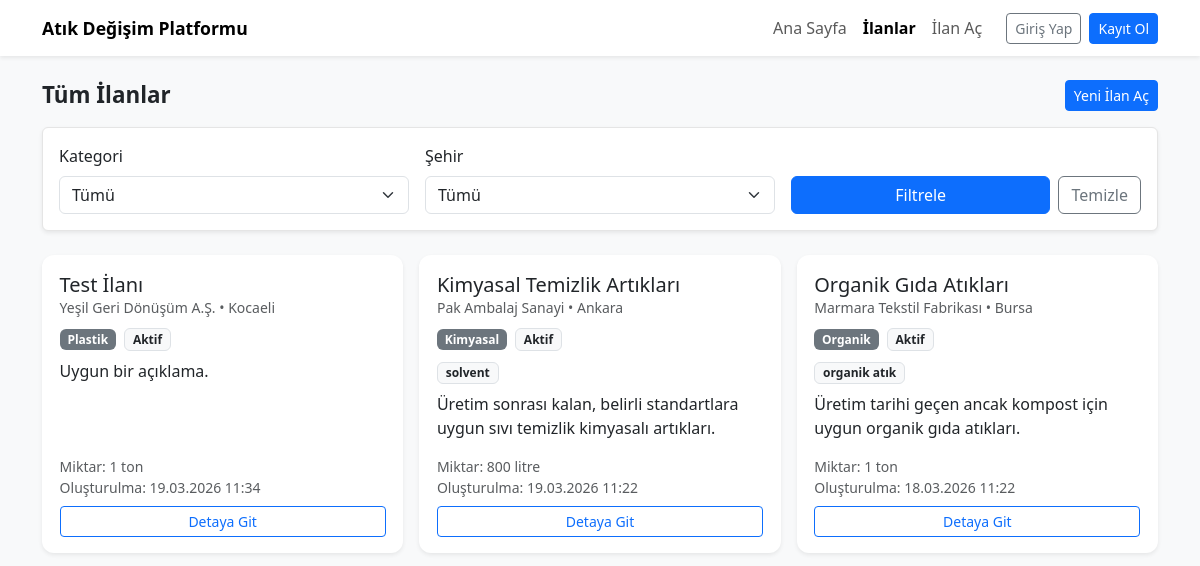
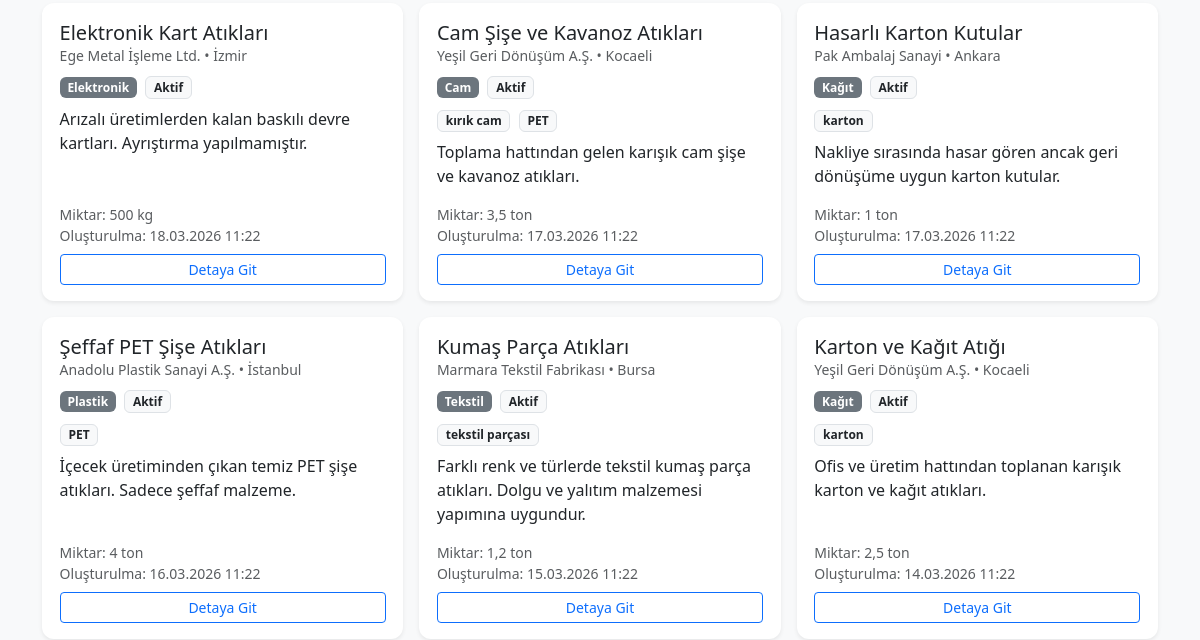
Page /listings (upper part) on the earlier database version (2 pictures, top to bottom).
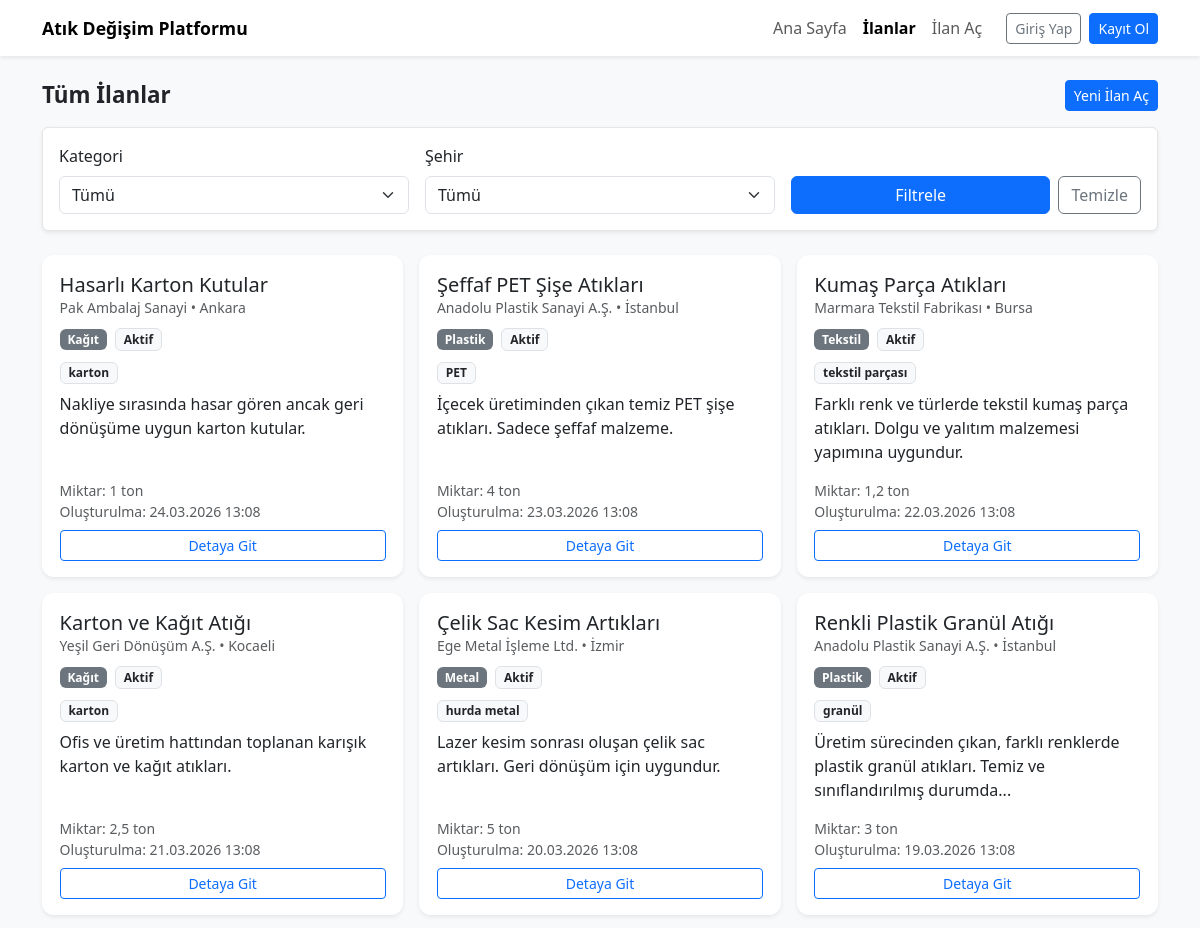
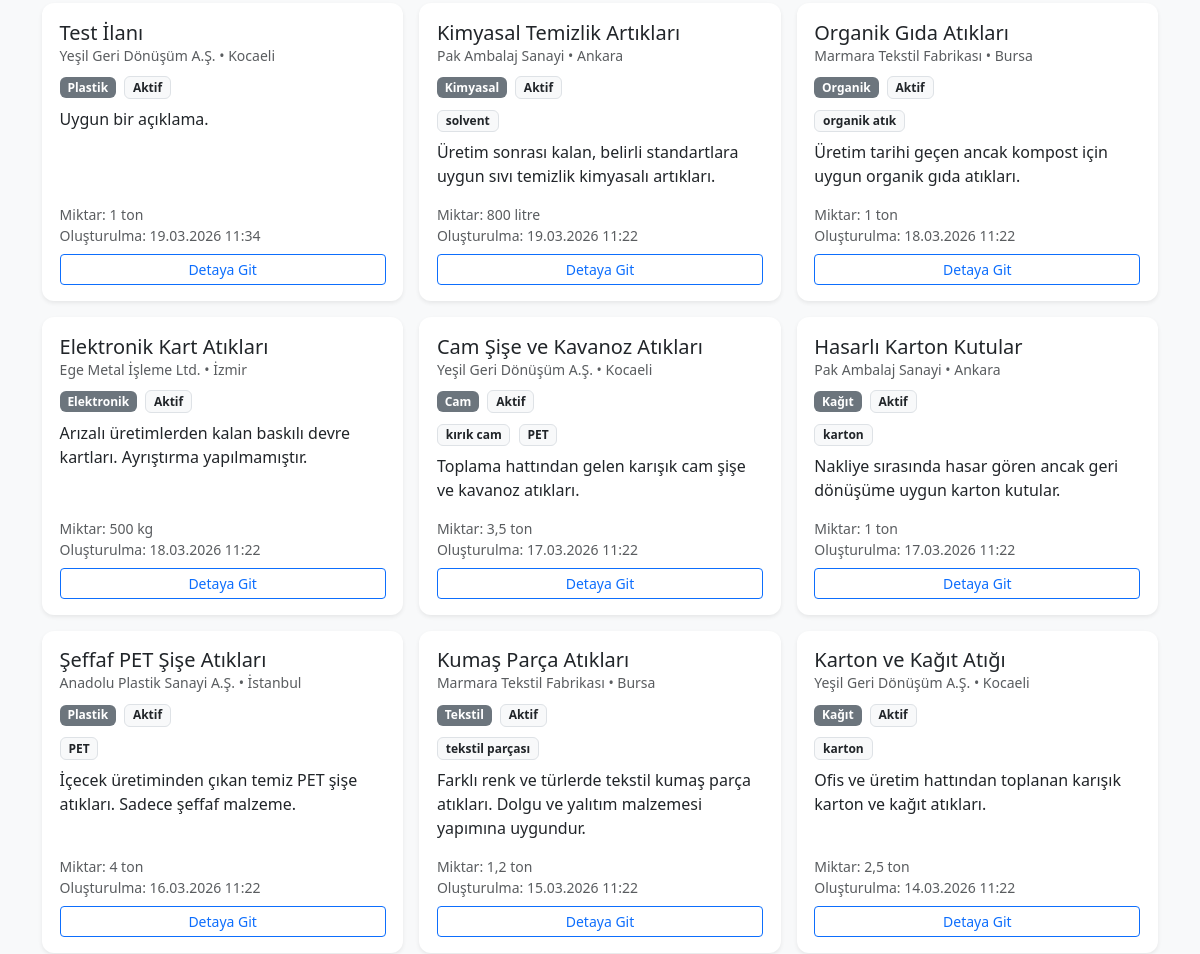
Same page on the later database version (2 pictures, top to bottom).
### models.py (models this page shows, shortened)
class Listing(db.Model):
    __tablename__ = "listings"
    id = db.Column(db.Integer, primary_key=True)
    firm_id = db.Column(
        "company_id",
        db.Integer,
        db.ForeignKey("companies.id"),
        nullable=False,
    )
    title = db.Column(db.String(200), nullable=False)
    description = db.Column(db.Text, nullable=False)
    category = db.Column(db.String(100), nullable=False)
    quantity = db.Column(db.String(100), nullable=False)
    city = db.Column(db.String(100), nullable=False)
    price = db.Column(db.Float, nullable=True)
    status = db.Column(db.String(50), default="Aktif", nullable=False)
    created_at = db.Column(db.DateTime, default=datetime.utcnow, nullable=False)
    tags = db.Column(db.Text, nullable=True)
    requests = db.relationship("ListingRequest", backref="listing", lazy=True)
    @property
    def tags_list(self) -> list[str]:
        if not getattr(self, "tags", None):
            return []
        raw = self.tags.strip()
        if not raw:
            return []
        if raw.startswith("["):
            try:
                parsed = json.loads(raw)
                if isinstance(parsed, list):
                    return [str(x) for x in parsed if str(x).strip()]
            except Exception:
                pass

class Firm(db.Model):
    __tablename__ = "companies"
    id = db.Column(db.Integer, primary_key=True)
    user_id = db.Column(db.Integer, db.ForeignKey("users.id"), nullable=True, unique=True)
    name = db.Column(db.String(200), nullable=False)
    city = db.Column(db.String(100), nullable=False)
    sector = db.Column(db.String(200), nullable=False)
    description = db.Column(db.Text, nullable=True)
    phone = db.Column(db.String(50), nullable=True)
    created_at = db.Column(db.DateTime, default=datetime.utcnow, nullable=False)
    listings = db.relationship("Listing", backref="firm", lazy=True)

### app.py (the view)
    @app.route("/listings")
    def listings():
        selected_category = request.args.get("kategori", "").strip()
        selected_city = request.args.get("sehir", "").strip()
        query = Listing.query
        if selected_category:
            query = query.filter_by(category=selected_category)
        if selected_city:
            query = query.filter(Listing.city.ilike(selected_city))
        all_listings = query.order_by(Listing.created_at.desc()).all()
        distinct_cities = db.session.query(Listing.city).distinct().order_by(Listing.city.asc()).all()
        city_list = [c[0] for c in distinct_cities if c[0]]
        return render_template(
            "listings/list.html",
            title="İlanlar",
            listings=all_listings,
            selected_category=selected_category,
            selected_city=selected_city,
            city_list=city_list,
        )

### templates/listings/list.html (shortened to what this page needs)
{% extends "base.html" %}
{% block content %}
<div class="row mb-3">
  <div class="col-12 d-flex flex-wrap align-items-center justify-content-between gap-2">
    <h2 class="section-title mb-0">Tüm İlanlar</h2>
    <a href="{{ url_for('create_listing') }}" class="btn btn-sm btn-primary">
      Yeni İlan Aç
    </a>
  </div>
</div>
<div class="row mb-4">
  <div class="col-12">
    <form method="get" class="filter-area p-3 rounded bg-white shadow-sm">
      <div class="row g-3 align-items-end">
        <div class="col-md-4">
          <label for="kategori" class="form-label">Kategori</label>
          <select
            id="kategori"
            name="kategori"
            class="form-select"
          >
            <option value="">Tümü</option>
          </select>
        </div>
        <div class="col-md-4">
          <label for="sehir" class="form-label">Şehir</label>
          <select id="sehir" name="sehir" class="form-select">
            <option value="">Tümü</option>
          </select>
        </div>
        <div class="col-md-4 d-flex gap-2">
          <button type="submit" class="btn btn-primary flex-grow-1">
            Filtrele
          </button>
          <a href="{{ url_for('listings') }}" class="btn btn-outline-secondary">
            Temizle
          </a>
        </div>
      </div>
    </form>
  </div>
</div>
<div class="row g-3">
  {% if listings %}
    {% for listing in listings %}
      <div class="col-md-6 col-lg-4">
        <div class="card listing-card shadow-sm h-100">
          <div class="card-body d-flex flex-column">
            <h5 class="card-title mb-1">{{ listing.title }}</h5>
            <p class="card-subtitle text-muted small mb-2">
              {{ listing.firm.name if listing.firm else '—' }} • {{ listing.city }}
            </p>
            <div class="mb-2">
              <span class="badge bg-secondary">{{ listing.category }}</span>
              <span class="badge bg-light text-dark border ms-1">
                {{ listing.status }}
              </span>
            </div>
            {% if listing.tags_list and listing.tags_list|length > 0 %}
              <div class="mb-2">
                {% for tag in listing.tags_list[:3] %}
                  <span class="badge bg-light text-dark border me-1">
                    {{ tag }}
                  </span>
                {% endfor %}
              </div>
            {% endif %}
            <p class="card-text flex-grow-1">
              {{ listing.description[:100] }}{% if listing.description|length > 100 %}...{% endif %}
            </p>
            <p class="text-muted small mb-2">
              Miktar: {{ listing.quantity }}<br>
              Oluşturulma: {{ listing.created_at.strftime('%d.%m.%Y %H:%M') }}
            </p>
            <a href="{{ url_for('listing_detail', listing_id=listing.id) }}" class="btn btn-sm btn-outline-primary mt-auto">
              Detaya Git
            </a>
          </div>
        </div>
      </div>
    {% endfor %}
  {% else %}
    <div class="col-12">
      <div class="alert alert-info">
        Seçilen filtrelere uygun ilan bulunamadı.
      </div>
    </div>
  {% endif %}
</div>
{% endblock %}

### templates/base.html (shortened to what this page needs)
<!doctype html>
<html lang="tr">
  <head>
    <link
      href="https://cdn.jsdelivr.net/npm/bootstrap@5.3.3/dist/css/bootstrap.min.css"
      rel="stylesheet"
    >
    <link rel="stylesheet" href="{{ url_for('static', filename='style.css') }}">
  </head>
  <body class="bg-light">
    {% include 'partials/navbar.html' %}
    <main class="container my-4">
      {% block content %}{% endblock %}
    </main>
  </body>
</html>

### templates/partials/navbar.html (shortened to what this page needs)
<nav class="navbar navbar-expand-lg navbar-light bg-white shadow-sm">
  <div class="container">
    <a class="navbar-brand fw-bold" href="{{ url_for('index') }}">
      Atık Değişim Platformu
    </a>
    <div class="collapse navbar-collapse" id="mainNavbar">
      <ul class="navbar-nav ms-auto mb-2 mb-lg-0">
        <li class="nav-item">
          <a
            class="nav-link {% if request.endpoint == 'index' %}active{% endif %}"
            href="{{ url_for('index') }}"
          >
            Ana Sayfa
          </a>
        </li>
        <li class="nav-item">
          <a
            class="nav-link {% if request.endpoint == 'listings' %}active{% endif %}"
            href="{{ url_for('listings') }}"
          >
            İlanlar
          </a>
        </li>
        <li class="nav-item">
          <a
            class="nav-link {% if request.endpoint == 'create_listing' %}active{% endif %}"
            href="{{ url_for('create_listing') }}"
          >
            İlan Aç
          </a>
        </li>
      </ul>
      <div class="d-flex align-items-center gap-2 ms-lg-3 mt-2 mt-lg-0">
        {% if current_user.is_authenticated %}
          <form method="post" action="{{ url_for('logout') }}">
            <button class="btn btn-outline-secondary btn-sm" type="submit">
              Çıkış Yap
            </button>
          </form>
        {% else %}
          <a
            class="btn btn-outline-secondary btn-sm"
            href="{{ url_for('login') }}"
          >
            Giriş Yap
          </a>
          <a
            class="btn btn-primary btn-sm"
            href="{{ url_for('register') }}"
          >
            Kayıt Ol
          </a>
        {% endif %}
      </div>
    </div>
  </div>
</nav>

### static/style.css (style rules this page uses)
body { font-family: system-ui, -apple-system, BlinkMacSystemFont, "Segoe UI", sans-serif; }
.section-title { font-size: 1.4rem; font-weight: 600; }
.listing-card { border: none; border-radius: 0.75rem; }
.listing-card .card-body { padding: 1.1rem 1.1rem 1rem; }
.filter-area { border: 1px solid #e5e5e5; }
.navbar-brand { font-size: 1.1rem; }
.navbar .nav-link.active { font-weight: 600; }

Differences in the rows shown:
added Listing: title "Hasarlı Karton Kutular", firm "Pak Ambalaj Sanayi", city "Ankara", category "Kağıt", status "Aktif", 3 "karton", description "Nakliye sırasında hasar gören ancak geri dönüşüme uygun karton kutular.", quantity "1 ton", created_at "24.03.2026 13:08"
added Listing: title "Şeffaf PET Şişe Atıkları", firm "Anadolu Plastik Sanayi A.Ş.", city "İstanbul", category "Plastik", status "Aktif", 3 "PET", description "İçecek üretiminden çıkan temiz PET şişe atıkları. Sadece şeffaf malzeme.", quantity "4 ton", created_at "23.03.2026 13:08"
added Listing: title "Kumaş Parça Atıkları", firm "Marmara Tekstil Fabrikası", city "Bursa", category "Tekstil", status "Aktif", 3 "tekstil parçası", description "Farklı renk ve türlerde tekstil kumaş parça atıkları. Dolgu ve yalıtım malzemesi yapımına uygundur.", quantity "1,2 ton", created_at "22.03.2026 13:08"
added Listing: title "Karton ve Kağıt Atığı", firm "Yeşil Geri Dönüşüm A.Ş.", city "Kocaeli", category "Kağıt", status "Aktif", 3 "karton", description "Ofis ve üretim hattından toplanan karışık karton ve kağıt atıkları.", quantity "2,5 ton", created_at "21.03.2026 13:08"
added Listing: title "Çelik Sac Kesim Artıkları", firm "Ege Metal İşleme Ltd.", city "İzmir", category "Metal", status "Aktif", 3 "hurda metal", description "Lazer kesim sonrası oluşan çelik sac artıkları. Geri dönüşüm için uygundur.", quantity "5 ton", created_at "20.03.2026 13:08"
added Listing: title "Renkli Plastik Granül Atığı", firm "Anadolu Plastik Sanayi A.Ş.", city "İstanbul", category "Plastik", status "Aktif", 3 "granül", description "Üretim sürecinden çıkan, farklı renklerde plastik granül atıkları. Temiz ve sınıflandırılmış durumda", quantity "3 ton", created_at "19.03.2026 13:08"
